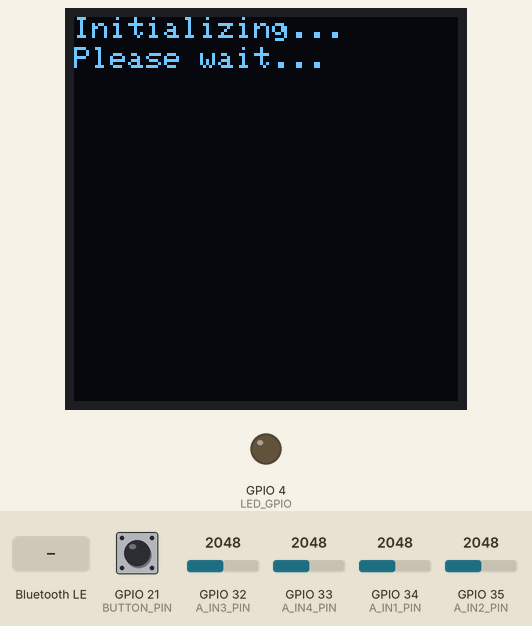
Simulated run of this sketch. Board: ESP32. Parts: 128×128 one-colour display, output pins drawn as LEDs (lit = HIGH). The test bench sets the inputs (shaded band); at power-on: GPIO 21 (BUTTON_PIN) HIGH, GPIO 35 (A_IN2_PIN) = 2048, GPIO 32 (A_IN3_PIN) = 2048, GPIO 33 (A_IN4_PIN) = 2048, GPIO 34 (A_IN1_PIN) = 2048. Nothing arrives over Bluetooth unless stated; a phone connects over Bluetooth LE 3 s after start; what the sketch prints to the serial monitor is not drawn.

Above: at 0.1 s.
2.3 s: GPIO 21 (BUTTON_PIN) pulled LOW for 3.2 s
At 3.2 s:
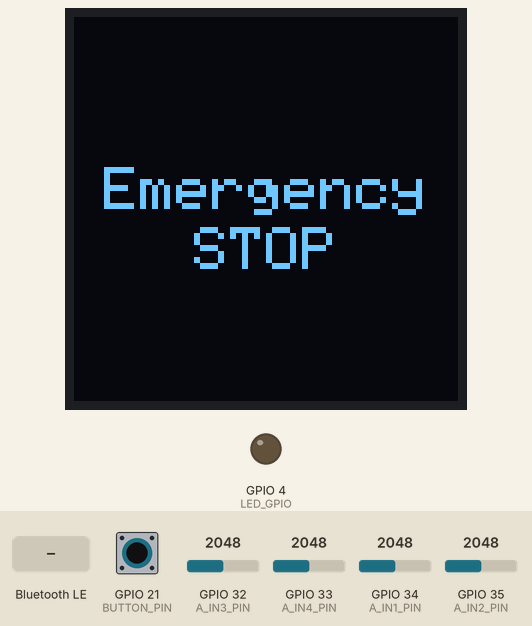
8.2 s: GPIO 35 (A_IN2_PIN) set to 2258
9.7 s: GPIO 35 (A_IN2_PIN) set to 2371
At 10.12 s:
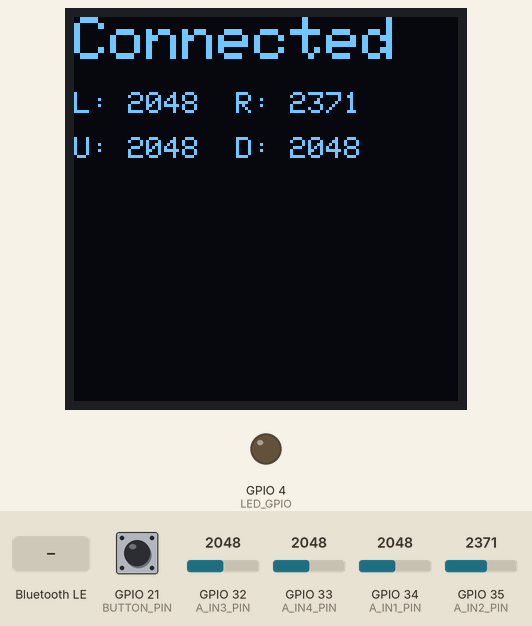
12.1 s: Bluetooth LE write "1" received
At 12.24 s:
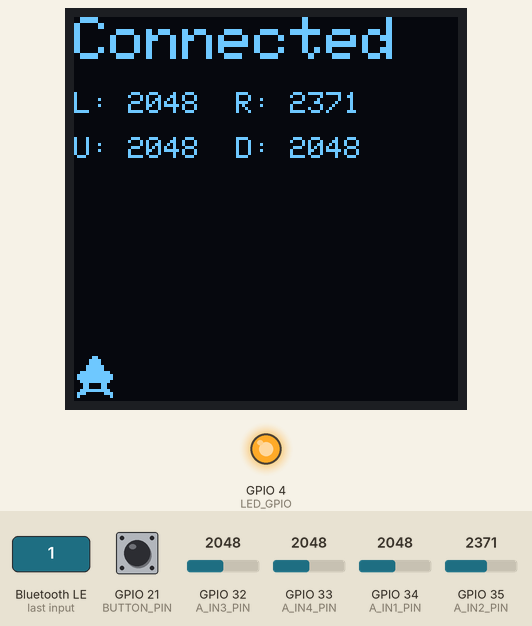
14.1 s: GPIO 32 (A_IN3_PIN) set to 2340
At 14.37 s:
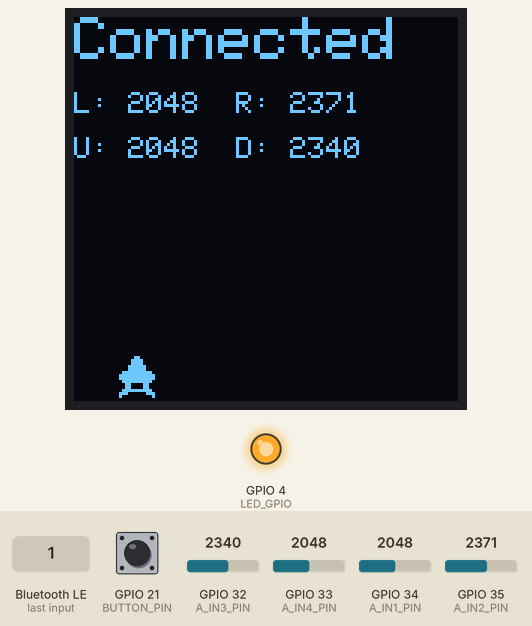
15.7 s: GPIO 33 (A_IN4_PIN) set to 2340
At 15.89 s:
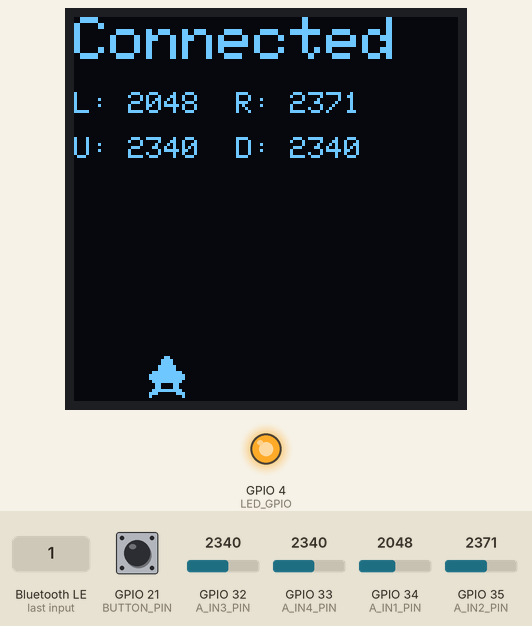
Timing chart, 0 to 18.3 s (numbered marks = the images above; inputs shaded):
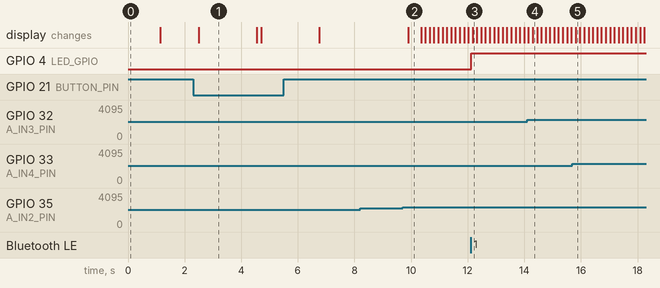

Measured:
- the behaviour switches between 2300 and 2301 on GPIO 35 (A_IN2_PIN) (found by bisection; images 1 and 2)
- after the input at 2.3 s, the display: changes after 0.20 s (image 1)
- after the input at 8.2 s, every drawn part: stays the same
- after the input at 9.7 s, the display: changes after 0.20 s (image 2)
- after the input at 12.1 s, GPIO 4 (LED_GPIO): LOW → HIGH at once
- what the display in image 1 shows lasts 2.1 s, from 2.5 s to 4.6 s

The sketch:

Control_Menu.ino
```cpp
#include <Wire.h>
#include <Adafruit_GFX.h>
#include <Adafruit_SH110X.h>
#include <BLEDevice.h>
#include <BLEServer.h>
#include <BLEUtils.h>
#include <BLE2902.h>

// 16x16 pixel wheelchair bitmap, stored in Flash memory
const unsigned char wheelchair_bmp[] PROGMEM = {
    0x00, 0x00, 0x01, 0x80, 0x03, 0xc0, 0x03, 0xc0, 0x07, 0xe0, 0x07, 0xe0, 0x1f, 0xf8, 0x3f, 0xfc,
    0x3f, 0xfc, 0x1f, 0xf8, 0x0c, 0x30, 0x0c, 0x30, 0x1f, 0xf8, 0x38, 0x1c, 0x20, 0x04, 0x00, 0x00
};

// --- OLED Screen Configuration ---
#define SCREEN_WIDTH 128
#define SCREEN_HEIGHT 128
#define OLED_RESET -1
Adafruit_SH1107 display = Adafruit_SH1107(SCREEN_WIDTH, SCREEN_HEIGHT, &Wire, OLED_RESET, 400000, 0x3C);

// --- Pin Definitions (Updated with new understanding) ---
const int A_IN1_PIN = 34; // ValLeftX
const int A_IN2_PIN = 35; // ValRightX
const int A_IN3_PIN = 32; // ValDownY
const int A_IN4_PIN = 33; // ValupY
const int LED_GPIO = 4;
const int I2C_SDA_PIN = 22;
const int I2C_SCL_PIN = 23;
const int BUTTON_PIN = 21; // Emergency stop button

// --- BLE UUIDs ---
#define SERVICE_UUID           "c7a72f3e-3151-4d39-a18e-4a73426b3e2b"
#define CHARACTERISTIC_UUID_RX "f3711319-333e-41a4-b04b-32a7b8e1136c"
#define CHARACTERISTIC_UUID_TX "d1aea128-4f7e-4c4f-a7b5-c603a111a00a"

// --- Global Variables ---
BLEServer* pServer = NULL;
BLECharacteristic* pTxCharacteristic = NULL;
BLECharacteristic* pRxCharacteristic = NULL;
bool deviceConnected = false;
int wheelchairX = -16;

// --- NEW: State Machine & Menu Variables ---
enum AppState {
    STATE_MENU,
    STATE_CONTROL
};
AppState currentState = STATE_MENU; // Start in the menu

// --- NEW: Sub-state for the menu ---
enum MenuState {
    MENU_STATE_MAIN,
    MENU_STATE_SUBPAGE // e.g., "About" or "Settings"
};
MenuState currentMenuState = MENU_STATE_MAIN;

const char* menuItems[] = {"Start Control", "Settings (N/A)", "About"};
const int numMenuItems = 3;
int selectedMenuItem = 0;
bool joyMoved = false; // Flag to prevent rapid scrolling

// --- NEW: Joystick Activation Threshold ---
// We now have 4 directional inputs, not 2 joysticks.
// We assume a resting value is low (e.g., < 1000) and an activated
// value is high (e.g., > 2300) when a direction is pressed.
#define JOY_ACTIVATION_THRESHOLD 2300 // The value to trigger a "press"

// --- Helper Function to Update OLED Display ---
void updateDisplay(const String& line1, const String& line2 = "", const String& line3 = "") {
    display.clearDisplay();
    display.setTextSize(1);
    display.setTextColor(SH110X_WHITE);
    display.setCursor(0, 0);
    display.println(line1);
    if (line2.length() > 0) {
        display.setCursor(0, 10);
        display.println(line2);
    }
    if (line3.length() > 0) {
        display.setCursor(0, 20);
        display.println(line3);
    }
    display.display();
}

// --- BLE Server Callbacks ---
class MyServerCallbacks: public BLEServerCallbacks {
    void onConnect(BLEServer* pServer) {
        deviceConnected = true;
        Serial.println("✅ Client Connected");
    }

    void onDisconnect(BLEServer* pServer) {
        deviceConnected = false;
        Serial.println("❌ Client Disconnected");
        pServer->getAdvertising()->start();
        Serial.println("📢 Advertising restarted...");
        // If we disconnect, force back to the menu
        currentState = STATE_MENU;
        currentMenuState = MENU_STATE_MAIN;
    }
};

// --- BLE Characteristic Callbacks ---
class MyCharacteristicCallbacks: public BLECharacteristicCallbacks {
    void onWrite(BLECharacteristic *pCharacteristic) {
        String rxValue = pCharacteristic->getValue();
        if (rxValue.length() > 0) {
            Serial.print("Received Value: ");
            Serial.println(rxValue);
            if (rxValue[0] == '1') {
                digitalWrite(LED_GPIO, HIGH);
            } else if (rxValue[0] == '0') {
                digitalWrite(LED_GPIO, LOW);
            }
        }
    }
};

// --- Emergency Stop Function ---
void emergencyStop() {
    Serial.println("🚨 Emergency STOP Activated!");

    // Force state to menu
    currentState = STATE_MENU;
    currentMenuState = MENU_STATE_MAIN;

    display.clearDisplay();
    display.setTextSize(2);
    display.setTextColor(SH110X_WHITE);
    display.setCursor(10, 50);
    display.println("Emergency");
    display.setCursor(40, 70);
    display.println("STOP");
    display.display();

    if (deviceConnected) {
        pTxCharacteristic->setValue("STOP");
        pTxCharacteristic->notify();
        Serial.println("Sent BLE message: STOP");
    }
    delay(2000);

    joyMoved = true; // Prevent accidental selection
}

// --- Function to draw the menu ---
void drawMenu() {
    display.clearDisplay();
    display.setTextSize(2); // Title size
    display.setTextColor(SH110X_WHITE);
    display.setCursor(10, 10);
    display.println("MAIN MENU");

    display.setTextSize(1); // Item size
    for (int i = 0; i < numMenuItems; i++) {
        display.setCursor(10, 40 + (i * 15));
        if (i == selectedMenuItem) {
            display.print("> "); // Selector
        } else {
            display.print("  ");
        }
        display.println(menuItems[i]);
    }
    display.display();
}


// --- REPLACED FUNCTION ---
// This function now uses the 4 directional inputs for navigation.
void handleMenu() {
    // Read the 4 directional input pins
    int ValLeftX = analogRead(A_IN1_PIN);
    int ValRightX = analogRead(A_IN2_PIN);
    int ValDownY = analogRead(A_IN3_PIN);
    int ValupY = analogRead(A_IN4_PIN);

    // Debug print statement for the new directional values
    Serial.printf("Menu Mode - L: %-5d | R: %-5d | D: %-5d | U: %d\n", ValLeftX, ValRightX, ValDownY, ValupY);

    // This state machine handles menu navigation
    switch (currentMenuState) {

        case MENU_STATE_MAIN: {
            bool stateChanged = false; // <-- CHANGED: Flag to stop redraw

            // --- Check Up/Down Movement ---
            if (ValupY > JOY_ACTIVATION_THRESHOLD) { // Pushed UP
                if (!joyMoved) {
                    selectedMenuItem--;
                    if (selectedMenuItem < 0) selectedMenuItem = numMenuItems - 1;
                    joyMoved = true;
                }
            } else if (ValDownY > JOY_ACTIVATION_THRESHOLD) { // Pushed DOWN
                if (!joyMoved) {
                    selectedMenuItem++;
                    if (selectedMenuItem >= numMenuItems) selectedMenuItem = 0;
                    joyMoved = true;
                }
            }
            // --- Check Select Movement (RIGHT) ---
            else if (ValRightX > JOY_ACTIVATION_THRESHOLD) { // Pushed RIGHT
                if (!joyMoved) {
                    joyMoved = true;
                    stateChanged = true; // <-- CHANGED: Assume state will change

                    switch (selectedMenuItem) {
                        case 0: // "Start Control"
                            if (deviceConnected) {
                                currentState = STATE_CONTROL;
                            } else {
                                updateDisplay("Error", "BLE Not Connected", "Press Left to exit");
                                currentMenuState = MENU_STATE_SUBPAGE; // Show error as a subpage
                            }
                            break;
                        case 1: // "Settings"
                            updateDisplay("Settings", "Not Implemented", "Press Left to exit");
                            currentMenuState = MENU_STATE_SUBPAGE;
                            break;
                        case 2: // "About"
                            updateDisplay("About", "Wheelchair v1.0", "Press Left to exit");
                            currentMenuState = MENU_STATE_SUBPAGE;
                            break;
                    }
                }
            }
            // --- Check "Back" Movement (LEFT) ---
            else if (ValLeftX > JOY_ACTIVATION_THRESHOLD) { // Pushed LEFT
                if (!joyMoved) {
                    // "Back" in main menu does nothing
                    joyMoved = true;
                }
            }
            // --- No Movement ---
            else {
                joyMoved = false; // Reset the flag
            }

            // --- CHANGED: This is the fix ---
            // ONLY draw the menu if we haven't just changed to a sub-page or control state
            if (!stateChanged) {
                drawMenu();
            }
            break;
        } // End MENU_STATE_MAIN

        case MENU_STATE_SUBPAGE: {
            // In a sub-page, we ONLY look for the "Back" button (LEFT)
            if (ValLeftX > JOY_ACTIVATION_THRESHOLD) { // Pushed LEFT
                if (!joyMoved) {
                    currentMenuState = MENU_STATE_MAIN; // Go back to main menu
                    joyMoved = true;
                }
            } else {
                // Reset flag when "Back" (left) is released
                joyMoved = false;
            }
            // We do NOT call drawMenu() here, so the sub-page message stays on screen
            break;
        } // End MENU_STATE_SUBPAGE
    }
}


// --- REPLACED FUNCTION ---
// This function now uses the 4 directional inputs for control
// and can ONLY be exited by the E-Stop button or BLE disconnect.
void handleControl() {

    // --- "Back" gesture (Left press) logic has been REMOVED ---
    // The E-Stop button check in loop() is now the only manual exit.

    // Run the control logic
    if (deviceConnected) {
        // Read all 4 directional pins
        int ValLeftX = analogRead(A_IN1_PIN);
        int ValRightX = analogRead(A_IN2_PIN);
        int ValDownY = analogRead(A_IN3_PIN);
        int ValupY = analogRead(A_IN4_PIN);

        char txBuffer[24];
        // Send values in the original order (val1, val2, val3, val4)
        // which corresponds to (Up, Down, Right, Left)
        snprintf(txBuffer, sizeof(txBuffer), "%d,%d,%d,%d", ValupY, ValDownY, ValRightX, ValLeftX);

        pTxCharacteristic->setValue(txBuffer);
        pTxCharacteristic->notify();

        // Update the OLED with data and animation
        display.clearDisplay();
        display.setTextSize(2);
        display.setTextColor(SH110X_WHITE);
        display.setCursor(0, 0);
        display.println("Connected");

        // Update display with new labels
        display.setTextSize(1);
        display.setCursor(0, 25);
        display.printf("L: %-5d R: %d\n", ValLeftX, ValRightX);
        display.setCursor(0, 40);
        display.printf("U: %-5d D: %d\n", ValupY, ValDownY);

        // Draw and move the wheelchair bitmap
        display.drawBitmap(wheelchairX, 112, wheelchair_bmp, 16, 16, SH110X_WHITE);
        wheelchairX++;
        if (wheelchairX > SCREEN_WIDTH) {
            wheelchairX = -16;
        }

        display.display();
    } else {
        // If we lose connection while in this state, go back to menu
        currentState = STATE_MENU;
        currentMenuState = MENU_STATE_MAIN;
    }
}
// --- END REPLACED FUNCTION ---


// --- Main Setup ---
void setup() {
    Serial.begin(115200);
    Serial.println("🚀 Starting ESP32 BLE Joystick Server...");
    Wire.begin(I2C_SDA_PIN, I2C_SCL_PIN);

    if(!display.begin()) {
        Serial.println(F("SH110X allocation failed"));
        for(;;);
    }
    display.setRotation(1);
    updateDisplay("Initializing...", "Please wait...");
    delay(1000);

    pinMode(LED_GPIO, OUTPUT);
    pinMode(BUTTON_PIN, INPUT_PULLUP);

    BLEDevice::init("ESP32_BLE_Server");
    pServer = BLEDevice::createServer();
    pServer->setCallbacks(new MyServerCallbacks());
    BLEService *pService = pServer->createService(SERVICE_UUID);

    pTxCharacteristic = pService->createCharacteristic(CHARACTERISTIC_UUID_TX, BLECharacteristic::PROPERTY_NOTIFY);
    pTxCharacteristic->addDescriptor(new BLE2902());

    pRxCharacteristic = pService->createCharacteristic(CHARACTERISTIC_UUID_RX, BLECharacteristic::PROPERTY_WRITE);
    pRxCharacteristic->setCallbacks(new MyCharacteristicCallbacks());

    pService->start();
    BLEDevice::getAdvertising()->addServiceUUID(SERVICE_UUID);
    BLEDevice::startAdvertising();

    Serial.println("✅ BLE Server setup complete.");

    currentState = STATE_MENU;
    currentMenuState = MENU_STATE_MAIN;
}

// --- Main Loop (State Machine) ---
void loop() {
    // 1. Check for Emergency Stop FIRST. This is highest priority.
    if (digitalRead(BUTTON_PIN) == LOW) {
        emergencyStop();
    }

    // 2. Run the code for the current state
    switch (currentState) {
        case STATE_MENU:
            handleMenu();
            break;
        case STATE_CONTROL:
            handleControl();
            break;
    }

    // 3. Add a small delay for stability
    delay(100);
}
```
